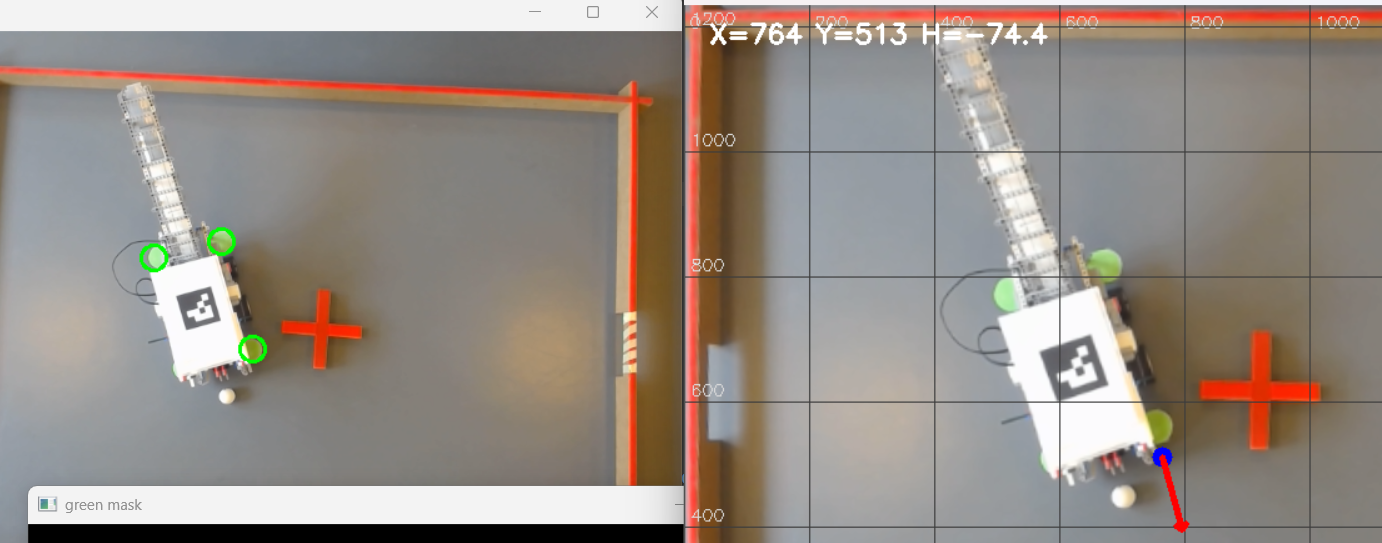
#> input picture 2cornertest.png, 1382 x 543 px, given in place of the camera
$ python testvision.py
#> lines starting #> are read from the running program, lines starting #| are printed output that depends on the picture; after the words box and inside, x2 and y2 are one past the last pixel; in counts of white or black regions, pixels touching at a corner belong together
import cv2
import numpy as np

def get_mask(hsv, lower, upper, do_morph=True):
    mask = cv2.inRange(hsv, lower, upper)

    if do_morph:
        kernel = np.ones((3,3), np.uint8)
        mask = cv2.morphologyEx(mask, cv2.MORPH_DILATE, kernel)

    return mask


def find_contours(mask, min_area=100):
    contours, _ = cv2.findContours(mask, cv2.RETR_EXTERNAL, cv2.CHAIN_APPROX_SIMPLE)
    return [cnt for cnt in contours if cv2.contourArea(cnt) > min_area]


def is_circle(cnt):
    area = cv2.contourArea(cnt)
    perimeter = cv2.arcLength(cnt, True)

    if perimeter == 0:
        return False

    circularity = 4 * np.pi * area / (perimeter * perimeter)
    return circularity > 0.7


CAMERA_INDEX = 0

cap = cv2.VideoCapture(CAMERA_INDEX, cv2.CAP_DSHOW)
cap.set(cv2.CAP_PROP_FRAME_WIDTH, 1280)
cap.set(cv2.CAP_PROP_FRAME_HEIGHT, 720)

while True:
    ret, frame = cap.read()
#> frame is the input picture: shape (543, 1382, 3); mean B, G, R 132.9, 140.7, 150.6
    if not ret:
        break

    hsv = cv2.cvtColor(frame, cv2.COLOR_BGR2HSV)
#> hsv: shape (543, 1382, 3); mean H, S, V 45.5, 38.9, 153.5

    # ---------------- RED MASK ----------------
    lower_red1 = np.array([0, 70, 50])
    upper_red1 = np.array([10, 255, 255])
    lower_red2 = np.array([170, 70, 50])
    upper_red2 = np.array([180, 255, 255])

    mask_red = cv2.bitwise_or(
        get_mask(hsv, lower_red1, upper_red1, False),
        get_mask(hsv, lower_red2, upper_red2, False)
    )
#> mask_red: shape (543, 1382); 4.2% white; 31 white regions (17 under 20 px), largest, box (x1, y1, x2, y2) and area: (685, 5, 1382, 543) 14894, (0, 66, 652, 312) 7373, (1198, 330, 1321, 452) 4644

    # 🔧 connect cross parts
    kernel = np.ones((5,5), np.uint8)
    mask_red = cv2.dilate(mask_red, kernel)
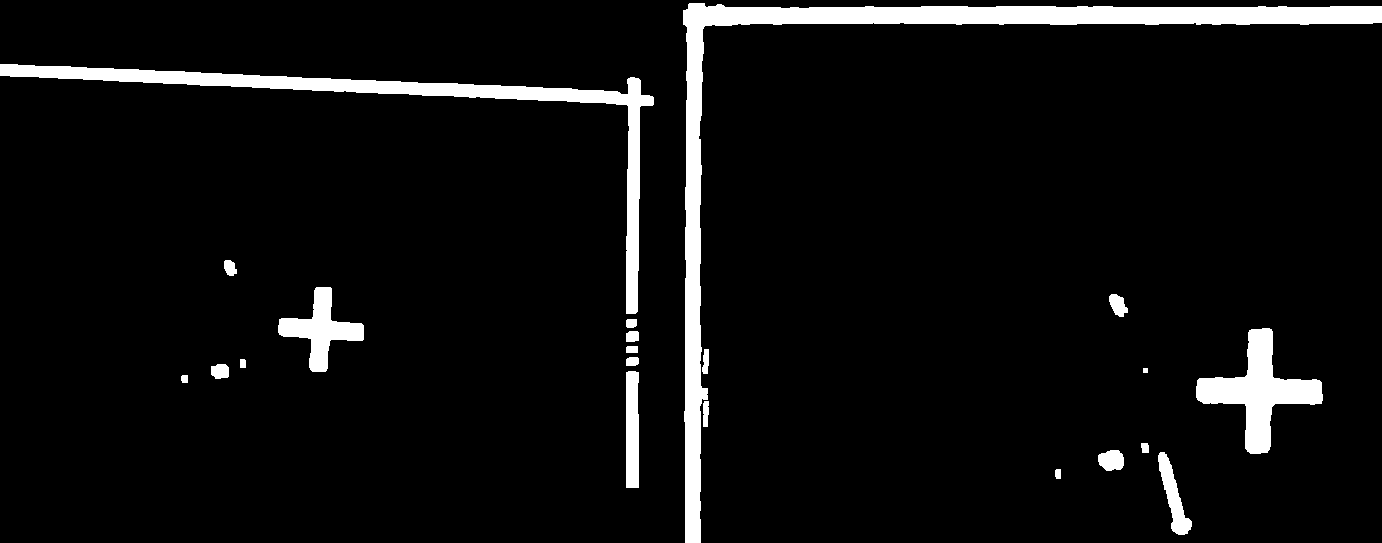
#> mask_red: shape (543, 1382); 6% white; 21 white regions

    red_contours = find_contours(mask_red, min_area=300)
#> in find_contours, `contours, _ = cv2.findContours(mask, cv2.RETR_EXTERNAL, cv2.CHAIN_APPR..`: contours = 21 contours, 1 with area under 20; largest, box (x1, y1, x2, y2) and area: (683, 3, 1382, 543) 19289, (0, 64, 654, 314) 10188, (1196, 328, 1323, 454) 5461, (278, 287, 364, 372) 2632, (626, 371, 639, 488) 1357
#> red_contours = 7 contours; box (x1, y1, x2, y2) and area: (683, 3, 1382, 543) 19289, (0, 64, 654, 314) 10188, (1196, 328, 1323, 454) 5461, (278, 287, 364, 372) 2632, (626, 371, 639, 488) 1357, (1158, 452, 1192, 535) 1016, (1098, 450, 1124, 471) 403

    # -------- Find largest contour (border) --------
    largest_red = None
    max_area = 0

    for cnt in red_contours:
        area = cv2.contourArea(cnt)
        if area > max_area:
            max_area = area
            largest_red = cnt
#> this loop made 7 passes
#> (area, max_area) on passes 1, 3, 4, 6, 7: (1016, 1016), (1357, 1357), (5461, 5461), (10188, 10188), (19289, 19289)
#> after the loop, largest_red = contour of 224 points, box (x1, y1, x2, y2) (683, 3, 1382, 543), area 19289; max_area = 19289

    # Draw border
    if largest_red is not None:
        cv2.drawContours(frame, [largest_red], -1, (0, 0, 255), 3)
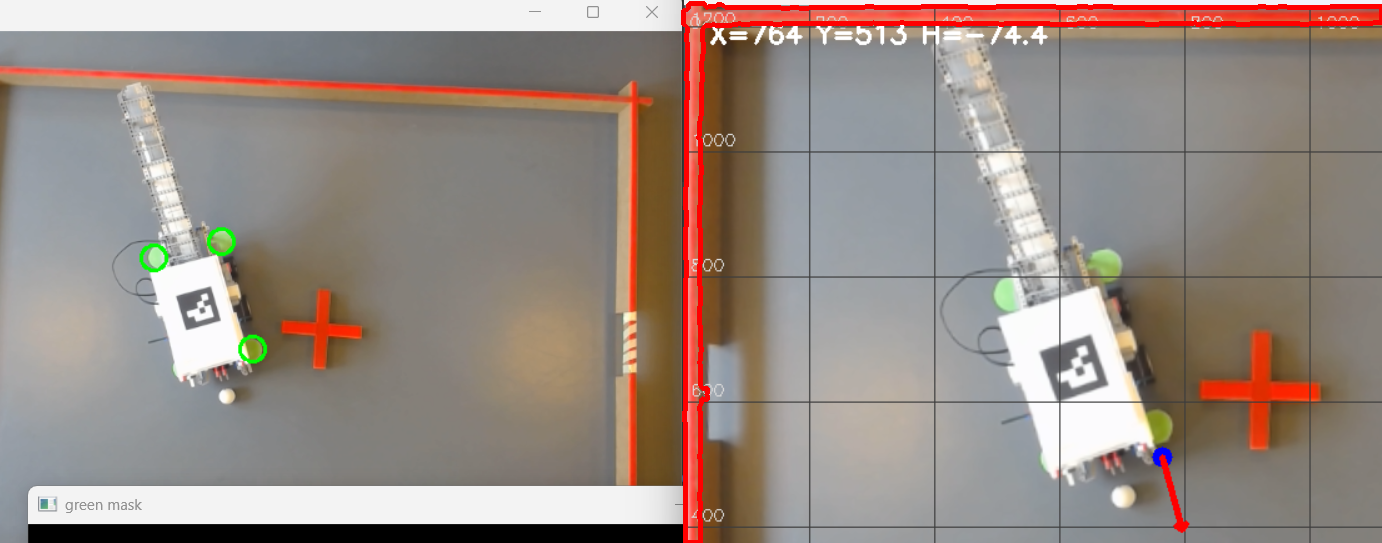
#> frame: shape (543, 1382, 3); 1.63% of pixels changed, all inside (x1, y1, x2, y2) = (681, 1, 1382, 543)

    # -------- CROSS detection (NEW METHOD) --------
    for cnt in red_contours:
        if cnt is largest_red:
            continue

        area = cv2.contourArea(cnt)
        x, y, w, h = cv2.boundingRect(cnt)
        aspect_ratio = w / float(h)

        if 0.5 < aspect_ratio < 1.5 and 200 < area < 5000:
            cv2.drawContours(frame, [cnt], -1, (0, 255, 255), 3)
#> this loop made 7 passes
#> (area, x, y, w, h, aspect_ratio) on passes 1 to 6: (1016, 1158, 452, 34, 83, 0.41), (403, 1098, 450, 26, 21, 1.24), (1357, 626, 371, 13, 117, 0.111), (5461, 1196, 328, 127, 126, 1.01), (2631.5, 278, 287, 86, 85, 1.01), (10188, 0, 64, 654, 250, 2.62)
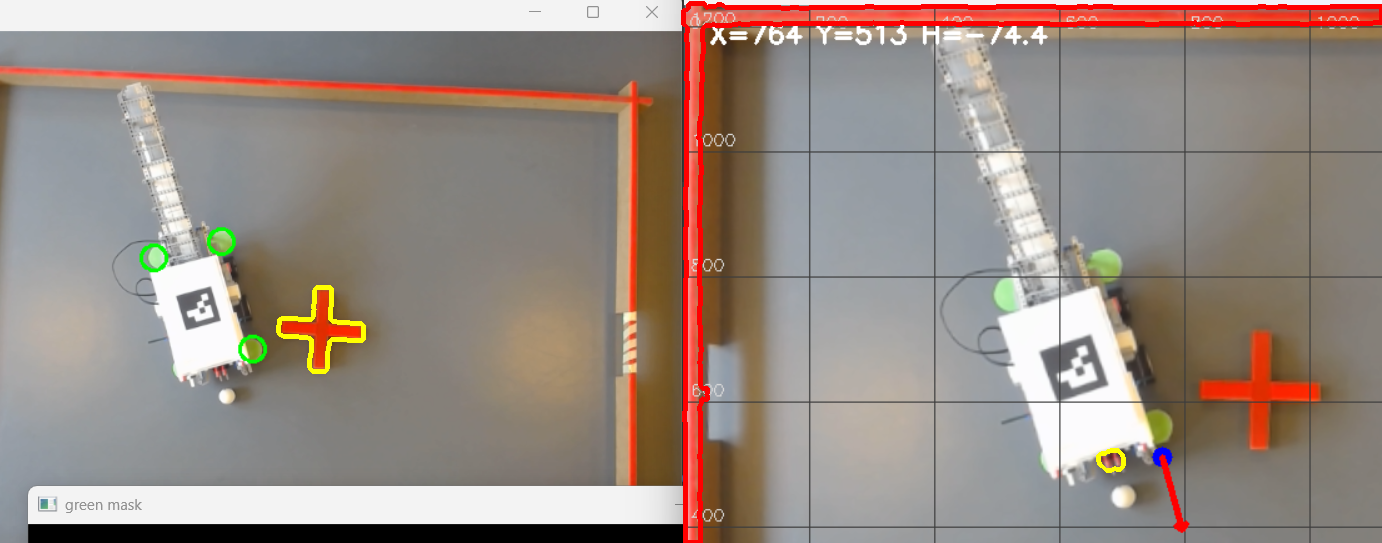
#> frame: shape (543, 1382, 3); 0.25% of pixels changed, all inside (x1, y1, x2, y2) = (276, 285, 1126, 473)

    # ---------------- WHITE BALLS ----------------
    lower_white = np.array([0, 0, 200])
    upper_white = np.array([180, 40, 255])

    mask_white = get_mask(hsv, lower_white, upper_white)
    white_contours = find_contours(mask_white, min_area=50)
#> in find_contours (call 2), `contours, _ = cv2.findContours(mask, cv2.RETR_EXTERNAL, cv2.CHAIN_APPR..`: contours = 83 contours, 30 with area under 20; largest, box (x1, y1, x2, y2) and area: (27, 485, 683, 525) 25528, (0, 0, 1382, 32) 24638, (997, 272, 1155, 486) 18314, (135, 129, 249, 388) 10478, (963, 102, 1064, 296) 5466
#> white_contours = 34 contours; largest, box (x1, y1, x2, y2) and area: (27, 485, 683, 525) 25528, (0, 0, 1382, 32) 24638, (997, 272, 1155, 486) 18314, (135, 129, 249, 388) 10478, (963, 102, 1064, 296) 5466

    for cnt in white_contours:
        if is_circle(cnt):
            (x, y), radius = cv2.minEnclosingCircle(cnt)
            if radius > 5:
                cv2.circle(frame, (int(x), int(y)), int(radius), (255, 255, 255), 2)
#> this loop made 34 passes
#> (area in is_circle, perimeter in is_circle, circularity in is_circle, x, y, radius) on passes 9, 18, 21: (55, 28.83, 0.832, 696, 261, 5), (77.5, 34.73, 0.808, 948.5, 77.95, 6.14), (176, 55.31, 0.723, 738, 35, 9.85)
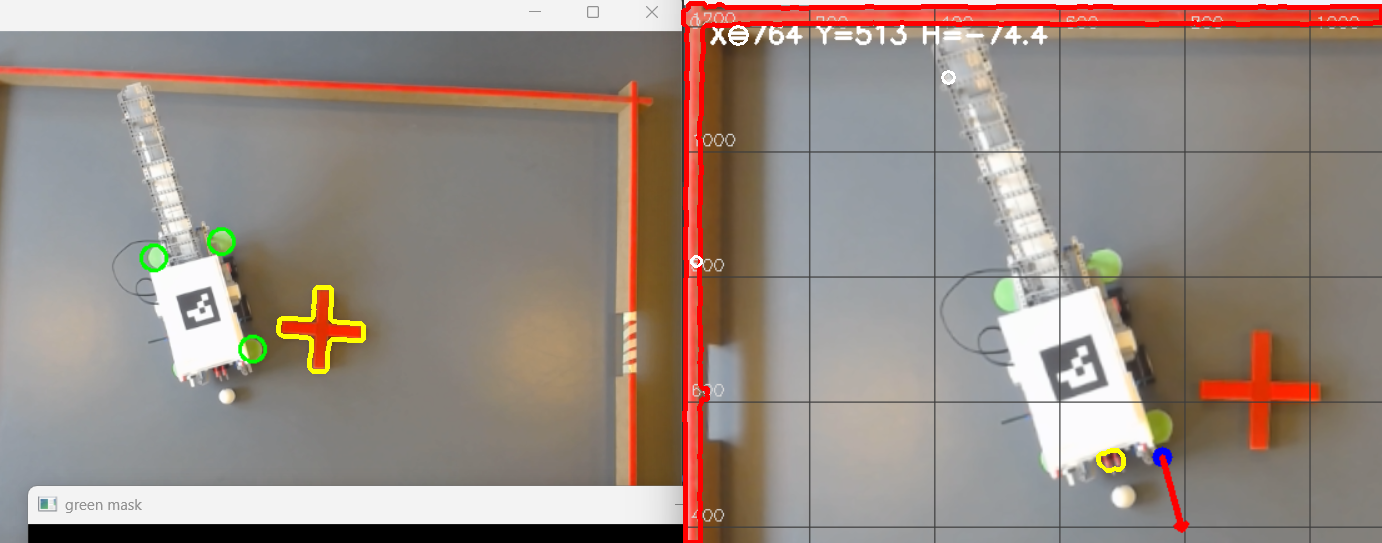
#> frame: shape (543, 1382, 3); 0.05% of pixels changed, all inside (x1, y1, x2, y2) = (690, 25, 956, 268)

    # ---------------- ORANGE BALL ----------------
    lower_orange = np.array([5, 120, 120])
#> lower_orange = [5, 120, 120]
    upper_orange = np.array([25, 255, 255])

    mask_orange = get_mask(hsv, lower_orange, upper_orange)
#> call 4 of get_mask, with lower = array of shape (3,), upper = array of shape (3,), do_morph = True
#> in get_mask (call 4), `mask = cv2.morphologyEx(mask, cv2.MORPH_DILATE, kernel)`:
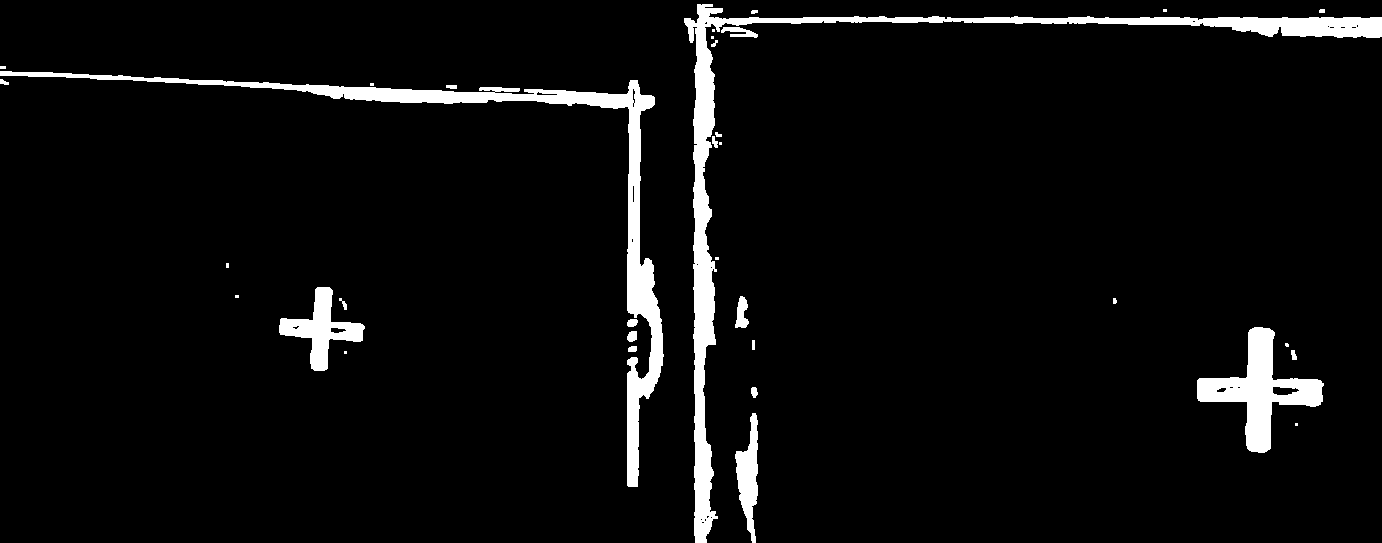
#> mask: shape (543, 1382); 5% white; 34 white regions (12 under 20 px)
    orange_contours = find_contours(mask_orange, min_area=50)
#> in find_contours (call 3), `contours, _ = cv2.findContours(mask, cv2.RETR_EXTERNAL, cv2.CHAIN_APPR..`: contours = 34 contours, 18 with area under 20; largest, box (x1, y1, x2, y2) and area: (684, 4, 1382, 543) 13128, (0, 71, 664, 487) 10774, (1197, 327, 1324, 453) 5376, (279, 287, 365, 371) 2493, (735, 413, 758, 543) 1468
#> orange_contours = 9 contours; largest, box (x1, y1, x2, y2) and area: (684, 4, 1382, 543) 13128, (0, 71, 664, 487) 10774, (1197, 327, 1324, 453) 5376, (279, 287, 365, 371) 2493, (735, 413, 758, 543) 1468

    for cnt in orange_contours:
        if is_circle(cnt):
            (x, y), radius = cv2.minEnclosingCircle(cnt)
            if radius > 5:
                cv2.circle(frame, (int(x), int(y)), int(radius), (0, 140, 255), 2)
#> this loop made 9 passes
#> (area in is_circle, perimeter in is_circle, circularity in is_circle, x, y, radius) on passes 2, 4: (74.5, 33.9, 0.815, 632.2, 335.8, 6.11), (58.5, 29.9, 0.822, 632, 322.5, 5.59)
#> frame: shape (543, 1382, 3); 0.03% of pixels changed, all inside (x1, y1, x2, y2) = (625, 316, 640, 343)

    # ---------------- DISPLAY ----------------
    cv2.imshow('camera', frame)
    cv2.imshow('red mask', mask_red)
    cv2.imshow('white mask', mask_white)
    cv2.imshow('orange mask', mask_orange)

    if cv2.waitKey(1) & 0xFF == 27:
#> (key Esc is pressed here)
        break

cap.release()
cv2.destroyAllWindows()

$ run again, on ball_next_to_wall.png
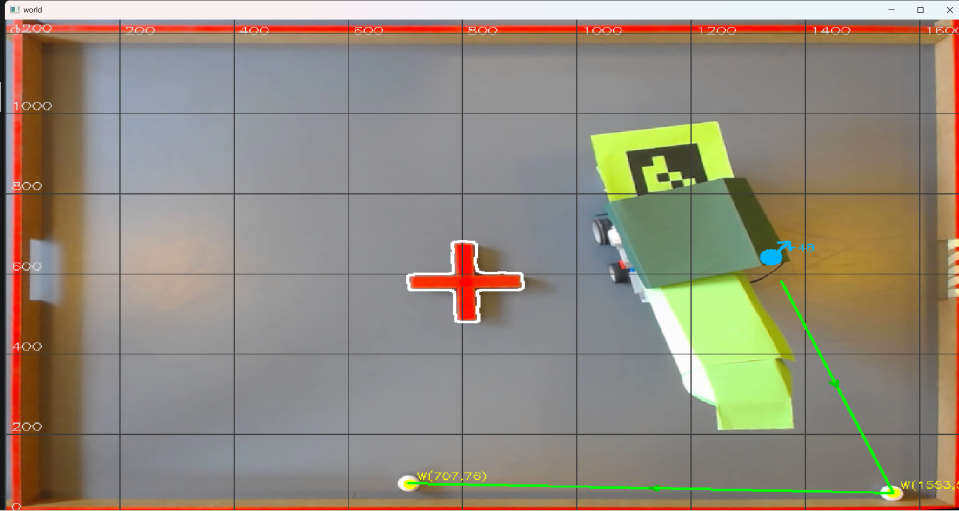
#> input picture ball_next_to_wall.png, 1918 x 1021 px, given in place of the camera (shown at 1/2 size)
#> frame is the input picture: shape (1021, 1918, 3); mean B, G, R 124.3, 138.4, 146.6
#> hsv: shape (1021, 1918, 3); mean H, S, V 58.9, 51.1, 154
#> `mask_red = cv2.dilate(mask_red, kernel)`:
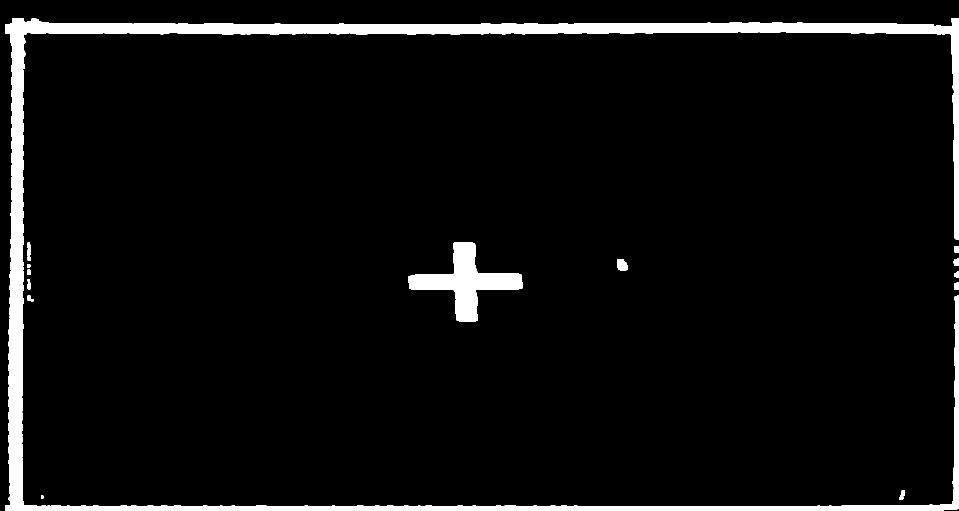
#> mask_red: shape (1021, 1918) (shown at 1/2 size); 5.3% white; 16 white regions
#> contours = 16 contours, 1 with area under 20; largest, box (x1, y1, x2, y2) and area: (10, 37, 1918, 1021) 83265, (817, 484, 1045, 643) 12230, (1235, 518, 1255, 541) 356, (55, 485, 62, 512) 138, (1907, 517, 1918, 532) 122
#> red_contours = 3 contours; box (x1, y1, x2, y2) and area: (10, 37, 1918, 1021) 83265, (817, 484, 1045, 643) 12230, (1235, 518, 1255, 541) 356
#> the loop `for cnt in red_contours:` made 3 passes
#> (area, max_area) on passes 1 to 3: (355.5, 355.5), (12229.5, 12229.5), (83265, 83265)
#> after the loop `for cnt in red_contours:`: largest_red = contour of 1231 points, box (x1, y1, x2, y2) (10, 37, 1918, 1021), area 83265; max_area = 83265
#> the loop `for cnt in red_contours:` made 3 passes
#> (area, x, y, w, h, aspect_ratio) on passes 1 to 2: (355.5, 1235, 518, 20, 23, 0.87), (12229.5, 817, 484, 228, 159, 1.43)
#> contours = 78 contours, 16 with area under 20; largest, box (x1, y1, x2, y2) and area: (9, 0, 1918, 40) 74392, (811, 479, 1051, 647) 16094, (1259, 544, 1382, 787) 7904, (1383, 697, 1431, 805) 2731, (1215, 451, 1243, 491) 694
#> white_contours = 46 contours; largest, box (x1, y1, x2, y2) and area: (9, 0, 1918, 40) 74392, (811, 479, 1051, 647) 16094, (1259, 544, 1382, 787) 7904, (1383, 697, 1431, 805) 2731, (1215, 451, 1243, 491) 694
#> the loop `for cnt in white_contours:` made 46 passes
#> (area in is_circle, perimeter in is_circle, circularity in is_circle, x, y, radius) on passes 5, 41: (247, 66.14, 0.709, 73.5, 852.5, 10.12), (239, 65.31, 0.704, 278.5, 61, 10.31)
#> lower_orange = [5, 120, 120]
#> in get_mask (call 4), `mask = cv2.morphologyEx(mask, cv2.MORPH_DILATE, kernel)`:
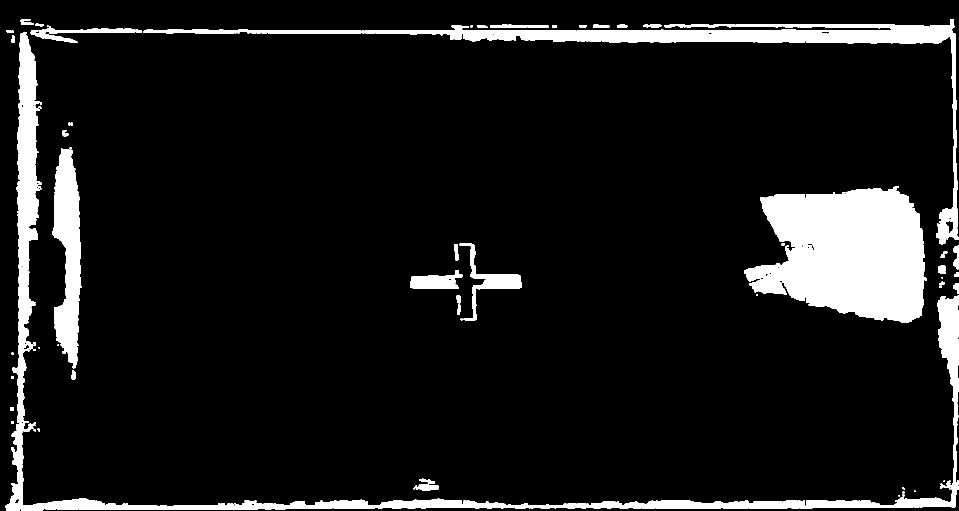
#> mask: shape (1021, 1918) (shown at 1/2 size); 9.8% white; 72 white regions (16 under 20 px)
#> contours = 72 contours, 27 with area under 20; largest, box (x1, y1, x2, y2) and area: (1488, 388, 1839, 646) 68339, (11, 64, 1153, 1021) 34862, (1154, 48, 1839, 87) 18694, (105, 388, 163, 737) 12619, (1154, 994, 1839, 1018) 8648
#> orange_contours = 35 contours; largest, box (x1, y1, x2, y2) and area: (1488, 388, 1839, 646) 68339, (11, 64, 1153, 1021) 34862, (1154, 48, 1839, 87) 18694, (105, 388, 163, 737) 12619, (1154, 994, 1839, 1018) 8648
#> the loop `for cnt in orange_contours:` made 35 passes
#> (area in is_circle, perimeter in is_circle, circularity in is_circle, x, y, radius) on pass 9: (111.5, 43.07, 0.755, 1912.4, 572, 7.56)
